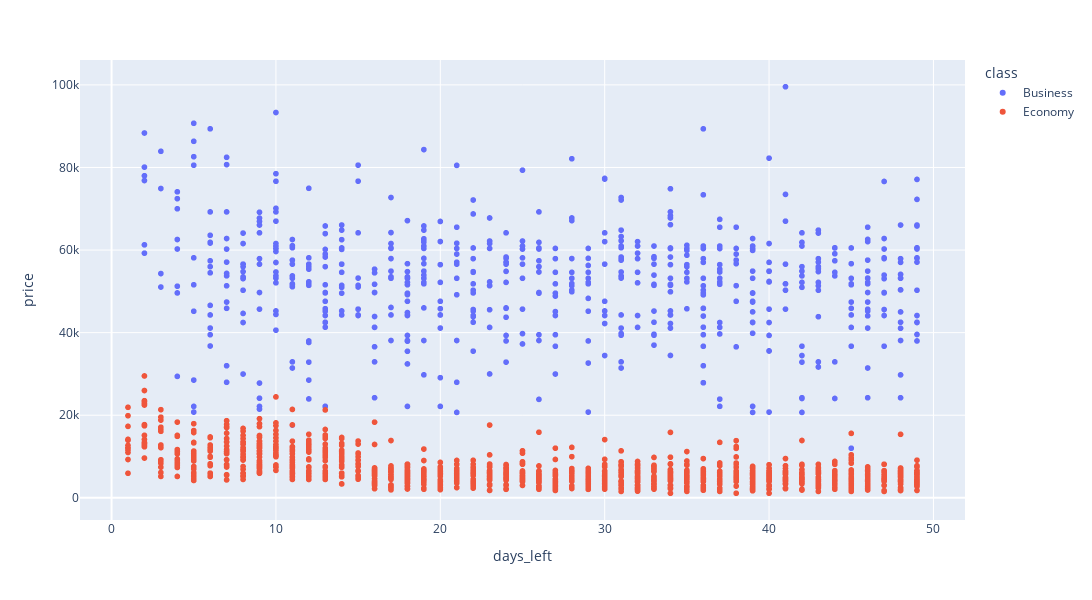

The code cell stored with this chart in its notebook:
### Code cell
if SIMPLIFIED_PLOTS:
    fig = px.scatter(df_raw_sample, x="days_left", y="price", color="class")
else: 
    fig = px.scatter(df_raw, x="days_left", y="price", color="class", marginal_y="violin", marginal_x="box", trendline="ols", template="simple_white")

fig.update_layout( width=1200, height=600)
fig.show()

### Figure 1 — Plotly figure (JSON) as saved in the notebook; plotly's stock layout.template omitted (floating-point values rounded to 4 significant figures; data arrays with more than 128 entries replaced by an {"elided": "..."} marker saying what was removed)
{"data": [{"hovertemplate": "class=Business<br>days_left=%{x}<br>price=%{y}<extra></extra>", "legendgroup": "Business", "marker": {"color": "#636efa", "symbol": "circle"}, "mode": "markers", "name": "Business", "showlegend": true, "type": "scattergl", "x": {"elided": "625 int values"}, "xaxis": "x", "y": {"elided": "625 int values"}, "yaxis": "y"}, {"hovertemplate": "class=Economy<br>days_left=%{x}<br>price=%{y}<extra></extra>", "legendgroup": "Economy", "marker": {"color": "#EF553B", "symbol": "circle"}, "mode": "markers", "name": "Economy", "showlegend": true, "type": "scattergl", "x": {"elided": "1375 int values"}, "xaxis": "x", "y": {"elided": "1375 int values"}, "yaxis": "y"}], "layout": {"height": 600, "legend": {"title": {"text": "class"}, "tracegroupgap": 0}, "margin": {"t": 60}, "width": 1200, "xaxis": {"anchor": "y", "domain": [0, 1], "title": {"text": "days_left"}}, "yaxis": {"anchor": "x", "domain": [0, 1], "title": {"text": "price"}}}}
